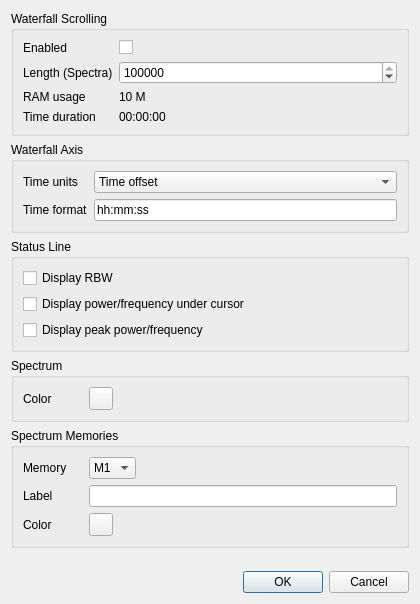
<?xml version="1.0" encoding="UTF-8"?>
<ui version="4.0">
 <class>SpectrumDisplaySettingsDialog</class>
 <widget class="QDialog" name="SpectrumDisplaySettingsDialog">
  <property name="geometry">
   <rect>
    <x>0</x>
    <y>0</y>
    <width>420</width>
    <height>604</height>
   </rect>
  </property>
  <property name="minimumSize">
   <size>
    <width>400</width>
    <height>250</height>
   </size>
  </property>
  <property name="font">
   <font>
    <family>Liberation Sans</family>
    <pointsize>9</pointsize>
   </font>
  </property>
  <property name="windowTitle">
   <string>Spectrum Display Settings</string>
  </property>
  <layout class="QVBoxLayout" name="verticalLayout">
   <item>
    <layout class="QVBoxLayout" name="layout">
     <item>
      <widget class="QGroupBox" name="groupBox">
       <property name="title">
        <string>Waterfall Scrolling</string>
       </property>
       <layout class="QFormLayout" name="formLayout_2">
        <item row="0" column="0">
         <widget class="QLabel" name="scrollBarLabel">
          <property name="minimumSize">
           <size>
            <width>0</width>
            <height>0</height>
           </size>
          </property>
          <property name="text">
           <string>Enabled</string>
          </property>
         </widget>
        </item>
        <item row="0" column="1">
         <widget class="QCheckBox" name="waterfallScrollBar">
          <property name="toolTip">
           <string>Whether scrolling of the waterfall / 3D spectrogram is supported</string>
          </property>
          <property name="text">
           <string/>
          </property>
         </widget>
        </item>
        <item row="1" column="0">
         <widget class="QLabel" name="scrollLengthLabel">
          <property name="text">
           <string>Length (Spectra)</string>
          </property>
         </widget>
        </item>
        <item row="1" column="1">
         <widget class="QSpinBox" name="scrollLength">
          <property name="toolTip">
           <string>Length of scroll buffer / how many spectra will be stored in RAM</string>
          </property>
          <property name="minimum">
           <number>10000</number>
          </property>
          <property name="maximum">
           <number>1000000</number>
          </property>
          <property name="value">
           <number>100000</number>
          </property>
         </widget>
        </item>
        <item row="2" column="0">
         <widget class="QLabel" name="scrollRAMLabel">
          <property name="text">
           <string>RAM usage</string>
          </property>
         </widget>
        </item>
        <item row="2" column="1">
         <widget class="QLabel" name="scrollRAM">
          <property name="toolTip">
           <string>How much RAM will be used by the scroll buffer</string>
          </property>
          <property name="text">
           <string>10 M</string>
          </property>
         </widget>
        </item>
        <item row="3" column="0">
         <widget class="QLabel" name="scrollTimeLabel">
          <property name="text">
           <string>Time duration</string>
          </property>
         </widget>
        </item>
        <item row="3" column="1">
         <widget class="QLabel" name="scrollTime">
          <property name="toolTip">
           <string>Time duration of scroll buffer in hh:mm:ss</string>
          </property>
          <property name="text">
           <string>00:00:00</string>
          </property>
         </widget>
        </item>
       </layout>
      </widget>
     </item>
    </layout>
   </item>
   <item>
    <widget class="QGroupBox" name="waterfallGroup">
     <property name="title">
      <string>Waterfall Axis</string>
     </property>
     <layout class="QFormLayout" name="formLayout">
      <item row="0" column="0">
       <widget class="QLabel" name="waterfallVerticalAxisUnitsLabel">
        <property name="minimumSize">
         <size>
          <width>0</width>
          <height>0</height>
         </size>
        </property>
        <property name="text">
         <string>Time units</string>
        </property>
       </widget>
      </item>
      <item row="0" column="1">
       <widget class="QComboBox" name="waterfallVerticalAxisUnits">
        <property name="toolTip">
         <string>Values for waterfall/3D spectrogram vertical axis. Scolling needs to be enabled to display system time</string>
        </property>
        <property name="currentIndex">
         <number>0</number>
        </property>
        <item>
         <property name="text">
          <string>Time offset</string>
         </property>
        </item>
        <item>
         <property name="text">
          <string>Local time</string>
         </property>
        </item>
        <item>
         <property name="text">
          <string>UTC time</string>
         </property>
        </item>
       </widget>
      </item>
      <item row="1" column="0">
       <widget class="QLabel" name="waterfallVerticalAxisFormatLabel">
        <property name="text">
         <string>Time format</string>
        </property>
       </widget>
      </item>
      <item row="1" column="1">
       <widget class="QLineEdit" name="waterfallVerticalAxisFormat">
        <property name="toolTip">
         <string>Format string for time.

dd.MM.yyyy - 21.05.2001
ddd MMMM d yy - Tue May 21 01
hh:mm:ss.zzz - 14:13:09.120
hh:mm:ss.z - 14:13:09.12
h:m:s ap - 2:13:9 pm</string>
        </property>
        <property name="text">
         <string>hh:mm:ss</string>
        </property>
       </widget>
      </item>
     </layout>
    </widget>
   </item>
   <item>
    <widget class="QGroupBox" name="statusLineGroup">
     <property name="title">
      <string>Status Line</string>
     </property>
     <layout class="QFormLayout" name="formLayout_3">
      <item row="0" column="0">
       <widget class="QCheckBox" name="displayRBW">
        <property name="toolTip">
         <string>Display RBW (Resolution Bandwidth) in status line</string>
        </property>
        <property name="text">
         <string>Display RBW</string>
        </property>
       </widget>
      </item>
      <item row="1" column="0">
       <widget class="QCheckBox" name="displayCursorStats">
        <property name="toolTip">
         <string>Display power/frequency under cursor in status line</string>
        </property>
        <property name="text">
         <string>Display power/frequency under cursor</string>
        </property>
       </widget>
      </item>
      <item row="2" column="0">
       <widget class="QCheckBox" name="displayPeakStats">
        <property name="text">
         <string>Display peak power/frequency</string>
        </property>
       </widget>
      </item>
     </layout>
    </widget>
   </item>
   <item>
    <widget class="QGroupBox" name="spectrumGroup">
     <property name="title">
      <string>Spectrum</string>
     </property>
     <layout class="QFormLayout" name="formLayout_5">
      <item row="0" column="0">
       <widget class="QLabel" name="spectrumColorLabel">
        <property name="minimumSize">
         <size>
          <width>60</width>
          <height>0</height>
         </size>
        </property>
        <property name="text">
         <string>Color</string>
        </property>
       </widget>
      </item>
      <item row="0" column="1">
       <widget class="QToolButton" name="spectrumColor">
        <property name="toolTip">
         <string>Spectrum color</string>
        </property>
        <property name="text">
         <string/>
        </property>
       </widget>
      </item>
     </layout>
    </widget>
   </item>
   <item>
    <widget class="QGroupBox" name="memoryGroup">
     <property name="title">
      <string>Spectrum Memories</string>
     </property>
     <layout class="QFormLayout" name="formLayout_4">
      <item row="0" column="0">
       <widget class="QLabel" name="label">
        <property name="text">
         <string>Memory</string>
        </property>
       </widget>
      </item>
      <item row="0" column="1">
       <layout class="QHBoxLayout" name="memIdxLayout">
        <item>
         <widget class="QComboBox" name="memIdx">
          <property name="toolTip">
           <string>Select which memory to display settings for</string>
          </property>
          <item>
           <property name="text">
            <string>M1</string>
           </property>
          </item>
          <item>
           <property name="text">
            <string>M2</string>
           </property>
          </item>
         </widget>
        </item>
        <item>
         <spacer name="memIdxSpacer">
          <property name="orientation">
           <enum>Qt::Orientation::Horizontal</enum>
          </property>
          <property name="sizeHint" stdset="0">
           <size>
            <width>40</width>
            <height>20</height>
           </size>
          </property>
         </spacer>
        </item>
       </layout>
      </item>
      <item row="1" column="0">
       <widget class="QLabel" name="memLabelLabel">
        <property name="text">
         <string>Label</string>
        </property>
       </widget>
      </item>
      <item row="1" column="1">
       <widget class="QLineEdit" name="memLabel"/>
      </item>
      <item row="2" column="0">
       <widget class="QLabel" name="memColorLabel">
        <property name="minimumSize">
         <size>
          <width>60</width>
          <height>0</height>
         </size>
        </property>
        <property name="text">
         <string>Color</string>
        </property>
       </widget>
      </item>
      <item row="2" column="1">
       <layout class="QHBoxLayout" name="memColorLayout">
        <item>
         <widget class="QToolButton" name="memColor">
          <property name="toolTip">
           <string>Memory color</string>
          </property>
          <property name="text">
           <string/>
          </property>
         </widget>
        </item>
        <item>
         <spacer name="memColorSpacer">
          <property name="orientation">
           <enum>Qt::Orientation::Horizontal</enum>
          </property>
          <property name="sizeHint" stdset="0">
           <size>
            <width>40</width>
            <height>20</height>
           </size>
          </property>
         </spacer>
        </item>
       </layout>
      </item>
     </layout>
    </widget>
   </item>
   <item>
    <spacer name="verticalSpacer">
     <property name="orientation">
      <enum>Qt::Orientation::Vertical</enum>
     </property>
     <property name="sizeHint" stdset="0">
      <size>
       <width>20</width>
       <height>40</height>
      </size>
     </property>
    </spacer>
   </item>
   <item>
    <layout class="QHBoxLayout" name="horizontalLayout">
     <item>
      <widget class="QDialogButtonBox" name="buttonBox">
       <property name="orientation">
        <enum>Qt::Orientation::Horizontal</enum>
       </property>
       <property name="standardButtons">
        <set>QDialogButtonBox::StandardButton::Cancel|QDialogButtonBox::StandardButton::Ok</set>
       </property>
      </widget>
     </item>
    </layout>
   </item>
  </layout>
 </widget>
 <resources/>
 <connections>
  <connection>
   <sender>buttonBox</sender>
   <signal>accepted()</signal>
   <receiver>SpectrumDisplaySettingsDialog</receiver>
   <slot>accept()</slot>
   <hints>
    <hint type="sourcelabel">
     <x>257</x>
     <y>194</y>
    </hint>
    <hint type="destinationlabel">
     <x>157</x>
     <y>203</y>
    </hint>
   </hints>
  </connection>
  <connection>
   <sender>buttonBox</sender>
   <signal>rejected()</signal>
   <receiver>SpectrumDisplaySettingsDialog</receiver>
   <slot>reject()</slot>
   <hints>
    <hint type="sourcelabel">
     <x>314</x>
     <y>194</y>
    </hint>
    <hint type="destinationlabel">
     <x>286</x>
     <y>203</y>
    </hint>
   </hints>
  </connection>
 </connections>
</ui>
